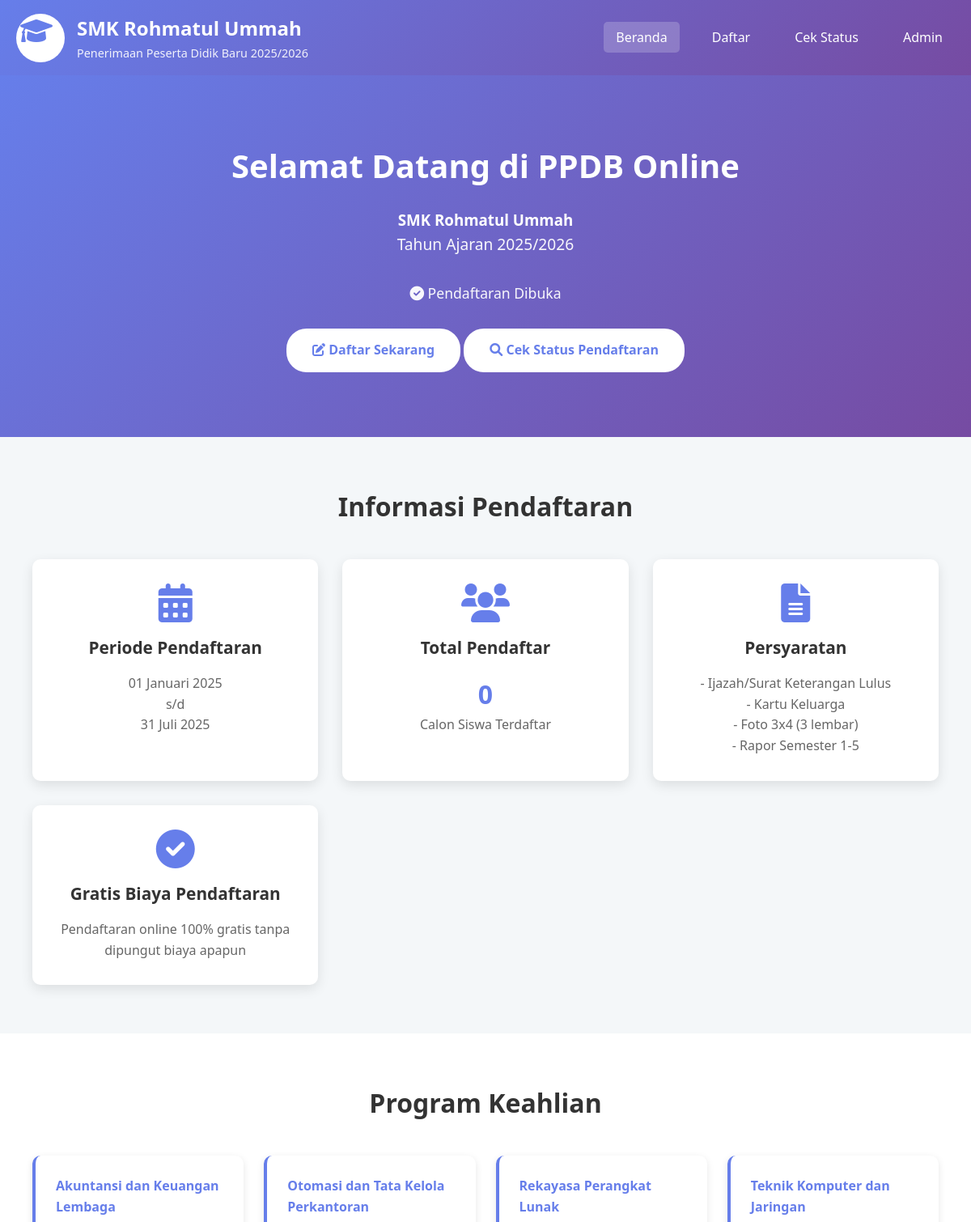
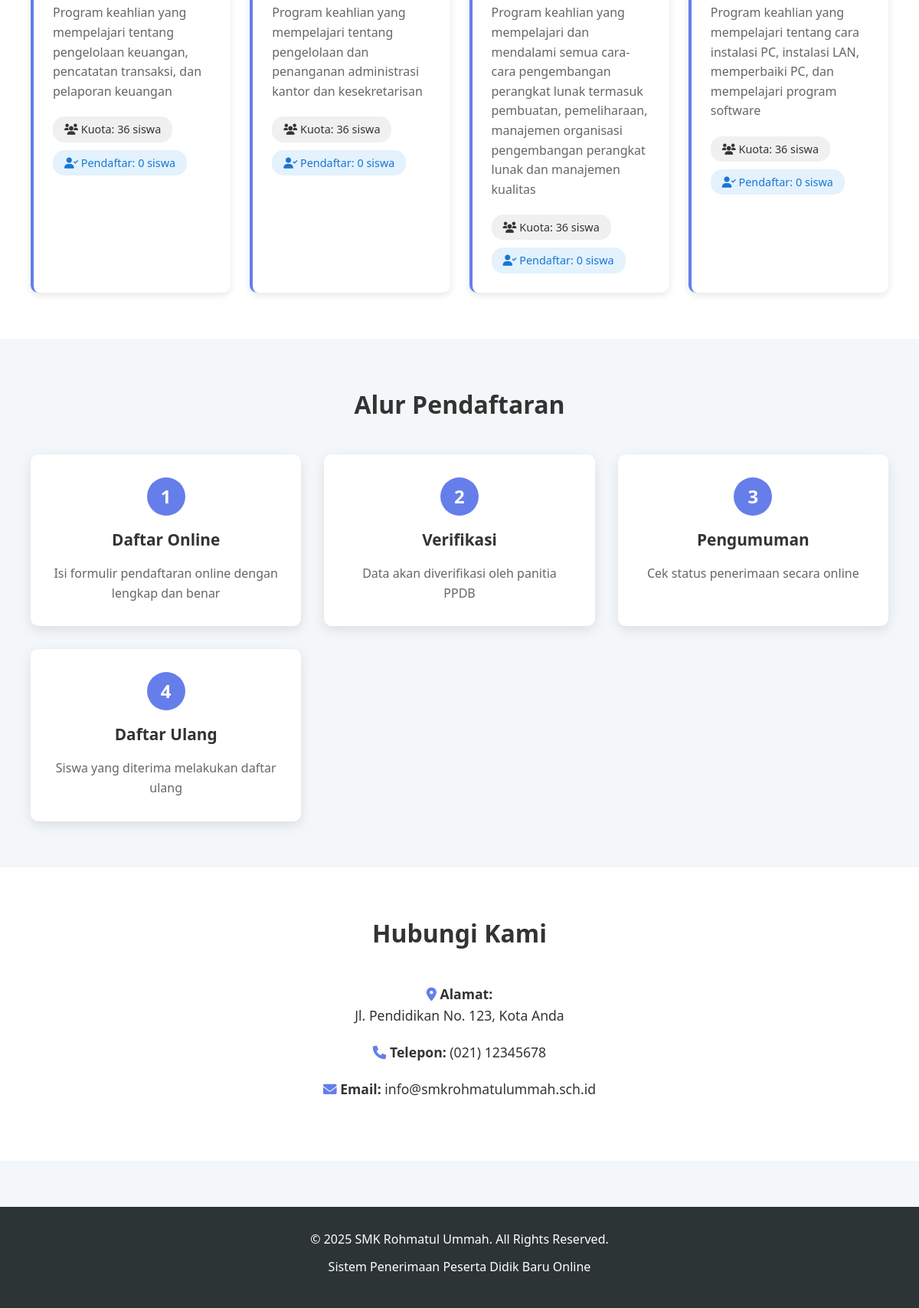
The page / on the database its author committed (2 pictures, top to bottom).
### tables this page shows
CREATE TABLE IF NOT EXISTS pengaturan (
    id INT AUTO_INCREMENT PRIMARY KEY,
    nama_sekolah VARCHAR(100),
    alamat_sekolah TEXT,
    telp_sekolah VARCHAR(15),
    email_sekolah VARCHAR(100),
    tahun_ajaran VARCHAR(20),
    tanggal_mulai_pendaftaran DATE,
    tanggal_akhir_pendaftaran DATE,
    status_pendaftaran ENUM('buka', 'tutup') DEFAULT 'buka',
    logo VARCHAR(255),
    updated_at TIMESTAMP DEFAULT CURRENT_TIMESTAMP ON UPDATE CURRENT_TIMESTAMP
);

CREATE TABLE IF NOT EXISTS jurusan (
    id INT AUTO_INCREMENT PRIMARY KEY,
    kode_jurusan VARCHAR(10) NOT NULL UNIQUE,
    nama_jurusan VARCHAR(100) NOT NULL,
    kuota INT NOT NULL DEFAULT 0,
    deskripsi TEXT,
    status ENUM('aktif', 'nonaktif') DEFAULT 'aktif',
    created_at TIMESTAMP DEFAULT CURRENT_TIMESTAMP
);

### config.php (called while the page is built, shortened)
<?php
function formatTanggalIndo($tanggal) {
    $bulan = array(
        1 => 'Januari', 'Februari', 'Maret', 'April', 'Mei', 'Juni',
        'Juli', 'Agustus', 'September', 'Oktober', 'November', 'Desember'
    );
    $split = explode('-', $tanggal);
    return $split[2] . ' ' . $bulan[(int)$split[1]] . ' ' . $split[0];
}
?>

### index.php (the view, shortened to what this page needs)
<?php
require_once 'config.php';
$conn = getConnection();
$query_setting = "SELECT * FROM pengaturan LIMIT 1";
$result_setting = $conn->query($query_setting);
$setting = $result_setting->fetch_assoc();
$query_jurusan = "SELECT * FROM jurusan WHERE status = 'aktif' ORDER BY nama_jurusan";
$result_jurusan = $conn->query($query_jurusan);
$query_count = "SELECT COUNT(*) as total FROM pendaftar";
$result_count = $conn->query($query_count);
$total_pendaftar = $result_count->fetch_assoc()['total'];
?>
<!DOCTYPE html>
<html lang="id">
<head>
    <link rel="stylesheet" href="css/style.css">
    <link rel="stylesheet" href="https://cdnjs.cloudflare.com/ajax/libs/font-awesome/6.0.0/css/all.min.css">
</head>
<body>
    <header>
        <div class="container">
            <div class="header-content">
                <div class="logo">
                    <div class="logo-img">
                        <i class="fas fa-graduation-cap" style="font-size: 2rem; color: #667eea;"></i>
                    </div>
                    <div>
                        <h1><?php echo $setting['nama_sekolah']; ?></h1>
                        <p>Penerimaan Peserta Didik Baru <?php echo $setting['tahun_ajaran']; ?></p>
                    </div>
                </div>
                <nav>
                    <ul>
                        <li><a href="index.php" class="active">Beranda</a></li>
                        <li><a href="pendaftaran.php">Daftar</a></li>
                        <li><a href="cek_status.php">Cek Status</a></li>
                        <li><a href="admin/login.php">Admin</a></li>
                    </ul>
                </nav>
            </div>
        </div>
    </header>
    <section class="hero">
        <div class="container">
            <h2>Selamat Datang di PPDB Online</h2>
            <h3><?php echo $setting['nama_sekolah']; ?></h3>
            <p>Tahun Ajaran <?php echo $setting['tahun_ajaran']; ?></p>
            <p style="margin-top: 20px; font-size: 1.1rem;">
                <?php if ($setting['status_pendaftaran'] == 'buka'): ?>
                    <i class="fas fa-check-circle"></i> Pendaftaran Dibuka
                <?php else: ?>
                    <i class="fas fa-times-circle"></i> Pendaftaran Ditutup
                <?php endif; ?>
            </p>
            <div style="margin-top: 30px;">
                <?php if ($setting['status_pendaftaran'] == 'buka'): ?>
                    <a href="pendaftaran.php" class="btn">
                        <i class="fas fa-edit"></i> Daftar Sekarang
                    </a>
                <?php endif; ?>
                <a href="cek_status.php" class="btn">
                    <i class="fas fa-search"></i> Cek Status Pendaftaran
                </a>
            </div>
        </div>
    </section>
    <section class="info-section">
        <div class="container">
            <h2 class="section-title">Informasi Pendaftaran</h2>
            <div class="info-grid">
                <div class="info-card">
                    <i class="fas fa-calendar-alt"></i>
                    <h3>Periode Pendaftaran</h3>
                    <p>
                        <?php echo formatTanggalIndo($setting['tanggal_mulai_pendaftaran']); ?><br>
                        s/d<br>
                        <?php echo formatTanggalIndo($setting['tanggal_akhir_pendaftaran']); ?>
                    </p>
                </div>
                <div class="info-card">
                    <i class="fas fa-users"></i>
                    <h3>Total Pendaftar</h3>
                    <p style="font-size: 2rem; font-weight: bold; color: #667eea;">
                        <?php echo $total_pendaftar; ?>
                    </p>
                    <p>Calon Siswa Terdaftar</p>
                </div>
                <div class="info-card">
                    <i class="fas fa-file-alt"></i>
                    <h3>Persyaratan</h3>
                    <p>
                        - Ijazah/Surat Keterangan Lulus<br>
                        - Kartu Keluarga<br>
                        - Foto 3x4 (3 lembar)<br>
                        - Rapor Semester 1-5
                    </p>
                </div>
                <div class="info-card">
                    <i class="fas fa-check-circle"></i>
                    <h3>Gratis Biaya Pendaftaran</h3>
                    <p>
                        Pendaftaran online 100% gratis tanpa dipungut biaya apapun
                    </p>
                </div>
            </div>
        </div>
    </section>
    <section class="info-section" style="background: white;">
        <div class="container">
            <h2 class="section-title">Program Keahlian</h2>
            <div class="jurusan-list">
                <?php while ($jurusan = $result_jurusan->fetch_assoc()): ?>
                    <?php
                    $jur_id = $jurusan['id'];
                    $query_jml = "SELECT COUNT(*) as jml FROM pendaftar WHERE jurusan_id = $jur_id";
                    $result_jml = $conn->query($query_jml);
                    $jml_pendaftar = $result_jml->fetch_assoc()['jml'];
                    ?>
                    <div class="jurusan-card">
                        <h4><?php echo $jurusan['nama_jurusan']; ?></h4>
                        <p style="color: #666; margin: 10px 0;">
                            <?php echo $jurusan['deskripsi']; ?>
                        </p>
                        <div class="kuota">
                            <i class="fas fa-users"></i>
                            Kuota: <?php echo $jurusan['kuota']; ?> siswa
                        </div>
                        <div class="kuota" style="background: #e3f2fd; color: #1976d2;">
                            <i class="fas fa-user-check"></i>
                            Pendaftar: <?php echo $jml_pendaftar; ?> siswa
                        </div>
                    </div>
                <?php endwhile; ?>
            </div>
        </div>
    </section>
    <section class="info-section">
        <div class="container">
            <h2 class="section-title">Alur Pendaftaran</h2>
            <div class="info-grid">
                <div class="info-card">
                    <div style="background: #667eea; color: white; width: 50px; height: 50px; border-radius: 50%; display: flex; align-items: center; justify-content: center; margin: 0 auto 15px; font-size: 1.5rem; font-weight: bold;">1</div>
                    <h3>Daftar Online</h3>
                    <p>Isi formulir pendaftaran online dengan lengkap dan benar</p>
                </div>
                <div class="info-card">
                    <div style="background: #667eea; color: white; width: 50px; height: 50px; border-radius: 50%; display: flex; align-items: center; justify-content: center; margin: 0 auto 15px; font-size: 1.5rem; font-weight: bold;">2</div>
                    <h3>Verifikasi</h3>
                    <p>Data akan diverifikasi oleh panitia PPDB</p>
                </div>
                <div class="info-card">
                    <div style="background: #667eea; color: white; width: 50px; height: 50px; border-radius: 50%; display: flex; align-items: center; justify-content: center; margin: 0 auto 15px; font-size: 1.5rem; font-weight: bold;">3</div>
                    <h3>Pengumuman</h3>
                    <p>Cek status penerimaan secara online</p>
                </div>
                <div class="info-card">
                    <div style="background: #667eea; color: white; width: 50px; height: 50px; border-radius: 50%; display: flex; align-items: center; justify-content: center; margin: 0 auto 15px; font-size: 1.5rem; font-weight: bold;">4</div>
                    <h3>Daftar Ulang</h3>
                    <p>Siswa yang diterima melakukan daftar ulang</p>
                </div>
            </div>
        </div>
    </section>
    <section class="info-section" style="background: white;">
        <div class="container">
            <h2 class="section-title">Hubungi Kami</h2>
            <div style="text-align: center; max-width: 600px; margin: 0 auto;">
                <p style="margin-bottom: 20px; font-size: 1.1rem;">
                    <i class="fas fa-map-marker-alt" style="color: #667eea;"></i>
                    <strong>Alamat:</strong><br>
                    <?php echo $setting['alamat_sekolah']; ?>
                </p>
                <p style="margin-bottom: 20px; font-size: 1.1rem;">
                    <i class="fas fa-phone" style="color: #667eea;"></i>
                    <strong>Telepon:</strong> <?php echo $setting['telp_sekolah']; ?>
                </p>
                <p style="margin-bottom: 20px; font-size: 1.1rem;">
                    <i class="fas fa-envelope" style="color: #667eea;"></i>
                    <strong>Email:</strong> <?php echo $setting['email_sekolah']; ?>
                </p>
            </div>
        </div>
    </section>
    <footer>
        <div class="container">
            <p>&copy; <?php echo date('Y'); ?> <?php echo $setting['nama_sekolah']; ?>. All Rights Reserved.</p>
            <p>Sistem Penerimaan Peserta Didik Baru Online</p>
        </div>
    </footer>
</body>
</html>

### css/style.css (style rules this page uses)
* { margin: 0; padding: 0; box-sizing: border-box; }
body { font-family: 'Segoe UI', Tahoma, Geneva, Verdana, sans-serif; line-height: 1.6; color: #333; background: #f4f7f9; }
.container { max-width: 1200px; margin: 0 auto; padding: 0 20px; }
header { background: linear-gradient(135deg, #667eea 0%, #764ba2 100%); color: white; padding: 1rem 0; box-shadow: 0 2px 10px rgba(0,0,0,0.1); }
.header-content { display: flex; justify-content: space-between; align-items: center; flex-wrap: wrap; }
.logo { display: flex; align-items: center; gap: 15px; }
.logo-img { width: 60px; height: 60px; background: white; border-radius: 50%; padding: 5px; }
.logo h1 { font-size: 1.5rem; font-weight: 700; }
.logo p { font-size: 0.9rem; opacity: 0.9; }
nav ul { list-style: none; display: flex; gap: 25px; }
nav a { color: white; text-decoration: none; font-weight: 500; padding: 8px 15px; border-radius: 5px; transition: background 0.3s; }
nav a:hover, nav a.active { background: rgba(255,255,255,0.2); }
.hero { background: linear-gradient(135deg, #667eea 0%, #764ba2 100%); color: white; padding: 80px 20px; text-align: center; }
.hero h2 { font-size: 2.5rem; margin-bottom: 20px; animation: fadeInUp 1s; }
.hero p { font-size: 1.2rem; margin-bottom: 30px; opacity: 0.95; }
.btn { display: inline-block; padding: 12px 30px; background: white; color: #667eea; text-decoration: none; border-radius: 25px; font-weight: 600; transition: all 0.3s; border: 2px solid white; }
.info-section { padding: 60px 20px; }
.section-title { text-align: center; font-size: 2rem; margin-bottom: 40px; color: #333; }
.info-grid { display: grid; grid-template-columns: repeat(auto-fit, minmax(280px, 1fr)); gap: 30px; margin-top: 30px; }
.info-card { background: white; padding: 30px; border-radius: 10px; box-shadow: 0 5px 15px rgba(0,0,0,0.1); text-align: center; transition: transform 0.3s; }
.info-card i { font-size: 3rem; color: #667eea; margin-bottom: 15px; }
.info-card h3 { font-size: 1.3rem; margin-bottom: 15px; color: #333; }
.info-card p { color: #666; line-height: 1.6; }
.jurusan-list { display: grid; grid-template-columns: repeat(auto-fit, minmax(250px, 1fr)); gap: 25px; }
.jurusan-card { background: white; padding: 25px; border-radius: 10px; box-shadow: 0 3px 10px rgba(0,0,0,0.1); border-left: 4px solid #667eea; transition: all 0.3s; }
.jurusan-card h4 { color: #667eea; margin-bottom: 10px; }
.jurusan-card .kuota { display: inline-block; background: #f0f0f0; padding: 5px 15px; border-radius: 15px; font-size: 0.9rem; margin-top: 10px; }
footer { background: #2d3436; color: white; text-align: center; padding: 30px 20px; margin-top: 60px; }
footer p { margin-bottom: 10px; }

### rows shown on the page
pengaturan: nama_sekolah "SMK Rohmatul Ummah", tahun_ajaran "2025/2026", tanggal_mulai_pendaftaran "01 Januari 2025", tanggal_akhir_pendaftaran "31 Juli 2025", alamat_sekolah "Jl. Pendidikan No. 123, Kota Anda", telp_sekolah "(021) 12345678", email_sekolah "info@smkrohmatulummah.sch.id"
jurusan: nama_jurusan "Akuntansi dan Keuangan Lembaga", deskripsi "Program keahlian yang mempelajari tentang pengelolaan keuangan, pencatatan transaksi, dan pelaporan keuangan", kuota "36", jml_pendaftar "0"
jurusan: nama_jurusan "Otomasi dan Tata Kelola Perkantoran", deskripsi "Program keahlian yang mempelajari tentang pengelolaan dan penanganan administrasi kantor dan kesekretarisan", kuota "36", jml_pendaftar "0"
jurusan: nama_jurusan "Rekayasa Perangkat Lunak", deskripsi "Program keahlian yang mempelajari dan mendalami semua cara-cara pengembangan perangkat lunak termasuk pembuatan, pemeliharaan, manajemen organisasi pengembangan perangkat lunak dan manajemen kualitas", kuota "36", jml_pendaftar "0"
jurusan: nama_jurusan "Teknik Komputer dan Jaringan", deskripsi "Program keahlian yang mempelajari tentang cara instalasi PC, instalasi LAN, memperbaiki PC, dan mempelajari program software", kuota "36", jml_pendaftar "0"

### other values the page prints
$total_pendaftar "0"
